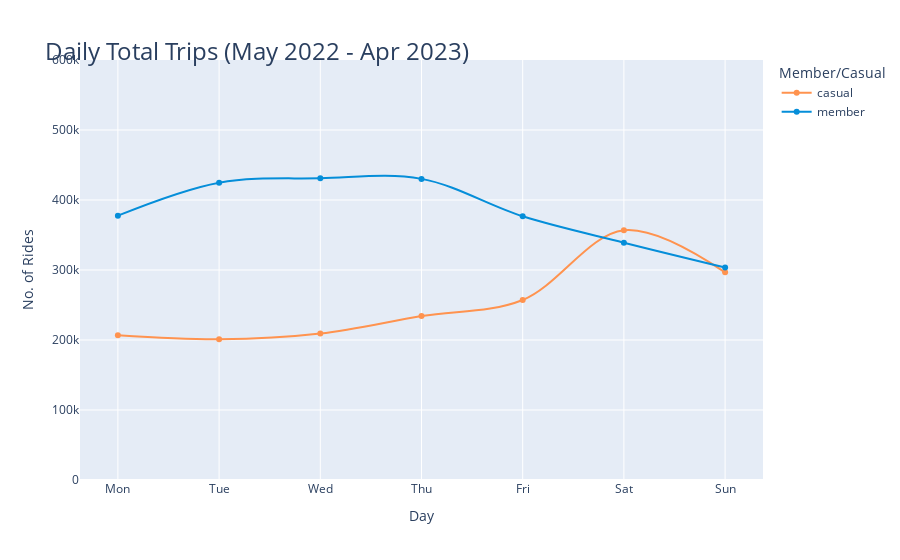

Source (notebook cell):
### Code cell
df_pv7 = cyc_data_combined.groupby(['day', 'member_casual'], as_index=False).count()

fig_4 = px.line(df_pv7, x = 'day', y = 'ride_id', range_y = [0,600000],
        color = 'member_casual',  
        line_shape = 'spline',
        markers=True,
        labels = {'ride_id': 'No. of Rides', 'day': 'Day', 'member_casual': 'Member/Casual'},
        hover_name = 'member_casual', hover_data = {'member_casual': False, 'month': False, 'ride_id': True}, 
        color_discrete_map = {'casual': '#FF934F', 'member': '#058ED9'})
fig_4.update_layout(
    title=dict(text="Daily Total Trips (May 2022 - Apr 2023)",font=dict(size=24), automargin=True, yref='paper')
)
note = 'Fig. 4 - Total Trips Taken per Day. An increase in trips taken is observed among casual riders during the weekend. Members tend to maintain trips undertaken during the week, and decrease bike usage during the weekend.'
fig_4.add_annotation(
    text = note
    , showarrow=False
    , x = 0
    , y = -0.22
    , xref='paper'
    , yref='paper' 
    , xanchor='left'
    , yanchor='bottom'
    , xshift=-1
    , yshift=-7
    , font=dict(size=10, color="black")
    , align="left")

### Figure 1 — Plotly figure (JSON) as saved in the notebook; plotly's stock layout.template omitted (floating-point values rounded to 4 significant figures)
{"data": [{"customdata": [["casual", 206818], ["casual", 200989], ["casual", 209140], ["casual", 234211], ["casual", 257111], ["casual", 356773], ["casual", 296636]], "hovertemplate": "<b>%{hovertext}</b><br><br>Day=%{x}<br>No. of Rides=%{y}<extra></extra>", "hovertext": ["casual", "casual", "casual", "casual", "casual", "casual", "casual"], "legendgroup": "casual", "line": {"color": "#FF934F", "dash": "solid", "shape": "spline"}, "marker": {"symbol": "circle"}, "mode": "markers+lines", "name": "casual", "orientation": "v", "showlegend": true, "x": ["Mon", "Tue", "Wed", "Thu", "Fri", "Sat", "Sun"], "xaxis": "x", "y": [206818, 200989, 209140, 234211, 257111, 356773, 296636], "yaxis": "y", "type": "scatter"}, {"customdata": [["member", 377612], ["member", 424685], ["member", 431050], ["member", 430168], ["member", 376682], ["member", 339059], ["member", 303648]], "hovertemplate": "<b>%{hovertext}</b><br><br>Day=%{x}<br>No. of Rides=%{y}<extra></extra>", "hovertext": ["member", "member", "member", "member", "member", "member", "member"], "legendgroup": "member", "line": {"color": "#058ED9", "dash": "solid", "shape": "spline"}, "marker": {"symbol": "circle"}, "mode": "markers+lines", "name": "member", "orientation": "v", "showlegend": true, "x": ["Mon", "Tue", "Wed", "Thu", "Fri", "Sat", "Sun"], "xaxis": "x", "y": [377612, 424685, 431050, 430168, 376682, 339059, 303648], "yaxis": "y", "type": "scatter"}], "layout": {"xaxis": {"anchor": "y", "domain": [0, 1], "title": {"text": "Day"}, "type": "category", "range": [-0.3519, 6.352], "autorange": true}, "yaxis": {"anchor": "x", "domain": [0, 1], "title": {"text": "No. of Rides"}, "range": [0, 600000], "type": "linear"}, "legend": {"title": {"text": "Member/Casual"}, "tracegroupgap": 0}, "margin": {"t": 60}, "title": {"font": {"size": 24}, "text": "Daily Total Trips (May 2022 - Apr 2023)", "automargin": true, "yref": "paper"}, "annotations": [{"align": "left", "font": {"color": "black", "size": 10}, "showarrow": false, "text": "Fig. 4 - Total Trips Taken per Day. An increase in trips taken is observed among casual riders during the weekend. Members tend to maintain trips undertaken during the week, and decrease bike usage during the weekend.", "x": 0, "xanchor": "left", "xref": "paper", "xshift": -1, "y": -0.22, "yanchor": "bottom", "yref": "paper", "yshift": -7}], "autosize": true}}
